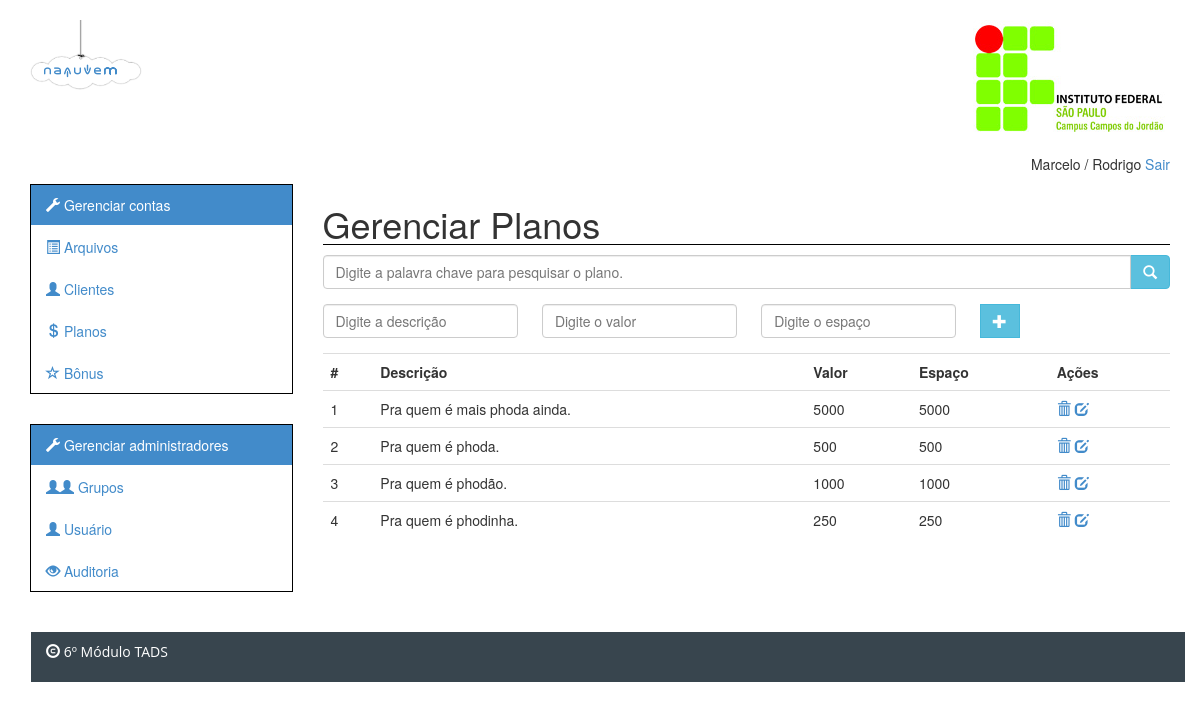
Page /index.php/adm_planos/listar on the earlier database version.
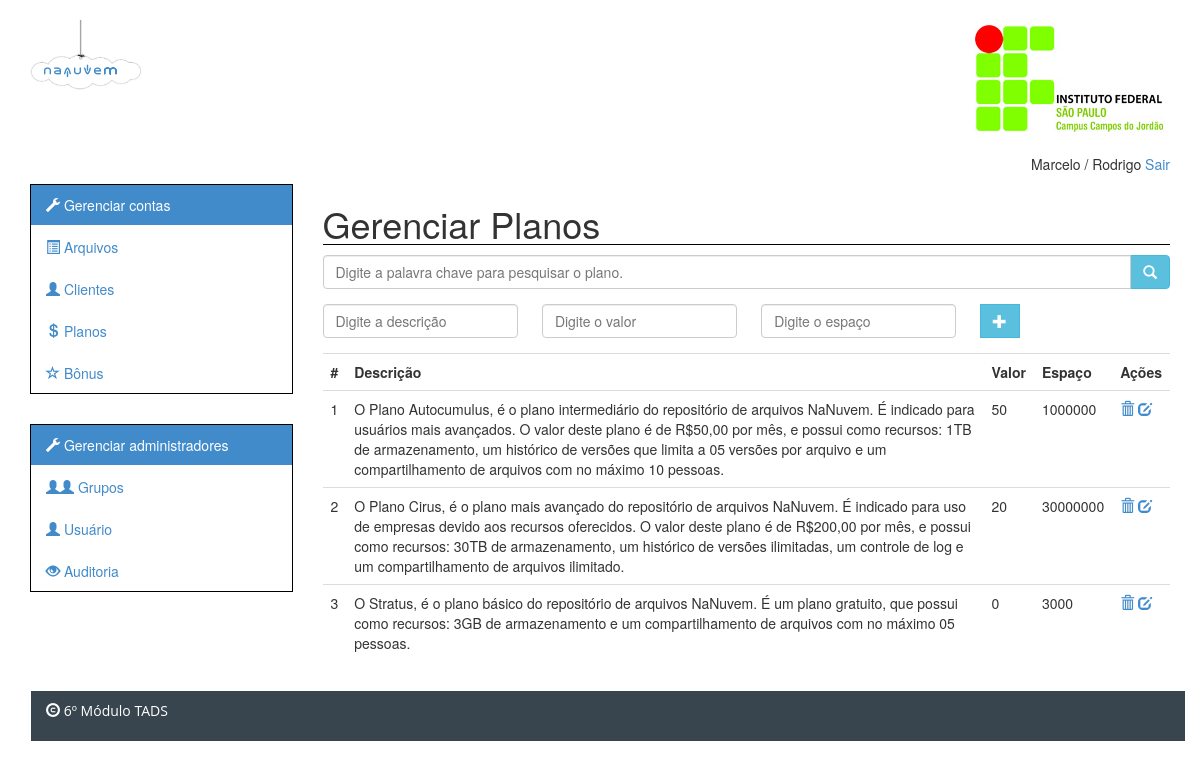
Same page on the later database version.
### tables this page shows
CREATE TABLE `planos` (
  `codigo` int(11) NOT NULL AUTO_INCREMENT,
  `descricao` text NOT NULL,
  `valor` double NOT NULL,
  `espaco` bigint(20) NOT NULL,
  `nome` varchar(45) NOT NULL,
  `imagem` varchar(255) DEFAULT 'null',
  PRIMARY KEY (`codigo`),
  UNIQUE KEY `nome_UNIQUE` (`nome`)
);

### src/application/controllers/adm_planos.php (called while the page is built, shortened)
<?php if ( ! defined('BASEPATH')) exit('No direct script access allowed');
class Adm_Planos extends CI_Controller {
	public function listar($pesquisa = null)
	{
		$this->load->model('PlanosModel', 'planos');
		if(!$pesquisa)
			$planos = $this->planos->get();
		else
			$planos = $this->planos->get_descricao($pesquisa);
		$dados = array(
			'planos' => $planos
		);
		$modulo = array('modulo' => 'adm_planos');
		$this->load->view('adm/layout/header');
		$this->load->view('adm/layout/menu');
		$this->load->view('adm/planos/listar', $dados);
		$this->load->view('adm/layout/footer', $modulo);
	}
}

### src/index.php (called while the page is built, shortened)
<?php
require_once BASEPATH.'core/CodeIgniter.php';

### src/application/models/planosmodel.php (called while the page is built, shortened)
<?php if (!defined('BASEPATH')) exit('No direct script access allowed');
	class PlanosModel extends CI_Model {
		public function get($codigo = NULL)
		{
			$this->db->order_by('descricao');
			if(!$codigo)
			{
				$query = $this->db->get('planos');
				return $query->result();
			}
			else
			{
				$where = array('codigo' => $codigo);
				$query = $this->db->get_where('planos', $where);
				return $query->row();
			}
		}
	}
?>

### src/application/views/adm/planos/listar.php (the view)
<section class = "col-sm-9" id = "content">
	<h1>Gerenciar Planos</h1>
	<form action="#" class="form-horizontal" id = "frm_pesquisa">
	   <div class="input-group">
	      <input type="text" class="form-control focusedInput" name = "pesquisa" id = "pesquisa"
	      placeholder = "Digite a palavra chave para pesquisar o plano.">
	      <span class="input-group-btn">
	        <button class="btn btn-info" type="button" id = "btn_pesquisa"><span id="search" class="glyphicon glyphicon-search"></span></button>
	      </span>
	    </div>
	</form>
	<form action="<?php echo site_url('adm_planos/insere_plano'); ?>" method = "post" class = "form-inline"
	id = "frm_cadastro">
			<div class="row">
				<div class="col-sm-3">
					<input type="text" class = "form-control required col-sm-5" name = "descricao" id = "descricao" placeholder = "Digite a descrição"/>
				</div>
				<div class="col-sm-3">
					<input type="number" class = "form-control required col-sm-5" name = "valor" id = "valor" placeholder = "Digite o valor"/>
				</div>
				<div class="col-sm-3">
					<input type="number" class = "form-control required" name = "espaco" id = "espaco" placeholder = "Digite o espaço"/>
				</div>
				<div class="col-sm-2">
					<span class="input-group-btn">
						<button class="btn btn-info" type = "submit" title = "Inserir novo plano" alt = "Inserir novo plano">
							<span class="glyphicon glyphicon-plus" ></span>
						</button>
					</span>
				</div>
			</div>
	</form>
	<table class="table">
		<tr>
			<th>#</th>
			<th>Descrição</th>
			<th>Valor</th>
			<th>Espaço</th>
			<th>Ações</th>
		</tr>
		<?php
			$cont = 1;
			foreach($planos as $plano)
			{
		?>
				<tr>
						<td><?php echo $cont; ?></td>
						<td><?php echo $plano->descricao; ?></td>
						<td><?php echo $plano->valor; ?></td>
						<td><?php echo $plano->espaco; ?></td>
						<td>
							<a href="#" title="Excluir">
								<span class="glyphicon glyphicon-trash" tag = "<?php echo $plano->codigo; ?>"></span>
							</a>
							<a href="<?php echo site_url('/adm_planos/editar/' . $plano->codigo); ?>" title="Editar">
								<span class="glyphicon glyphicon-edit"></span>
							</a>
						</td>
					</tr>
		<?
				$cont++;
			}
		?>
	</table>
</section>

### src/application/views/adm/layout/header.php (shortened to what this page needs)
<!DOCTYPE html>
<html>
	<head>
	<link rel = "stylesheet" type="text/css" href="<?php echo base_url('css/bootstrap.css'); ?>" />
	<link rel="stylesheet" href="<?php echo base_url('css/estilo_admin.css'); ?>" />
	<link rel="stylesheet" href="<?php echo base_url('js/zebra_dialog-master/public/css/flat/zebra_dialog.css'); ?>" type="text/css">
	</head>
	<body>
		<div class = "container" id = "index">
			<div class="row">
				<header class="top">
					<div class = "col-sm-3 col-xs-12">
						<a href="<?php echo site_url('adm/'); ?>" title="Nanuvem">
							<spam alt="Nanuvem" class="nanuvem-logo"></spam>
						</a>
					</div>
					<div class="col-sm-6 col-xs-12">
					</div>
					<div class="col-sm-3 col-xs-12 right">
						<img src="<?php echo base_url('img/logo-ifspcjo.jpg'); ?>" class = "hidden-xs"
						alt="IFSP-CJO" title = "IFSP-CJO" id = "logo-ifspcjo">
						<p id = "user_active">Marcelo / Rodrigo <a href="#">Sair</a></p>
					</div>
				</header>
			</div>
		</div>

### src/application/views/adm/layout/menu.php
<div class="container">
	<div class = "row">
		<nav class = "col-sm-3">
			<ul class="nav nav-pills nav-stacked menu" >
				<li class = "active"><a href ="#"><span class="glyphicon glyphicon glyphicon-wrench"></span> Gerenciar contas</a></li>
						<li><a href ="#"><span class="glyphicon glyphicon-list-alt"></span> Arquivos</a></li>
						<li><a href="<?php echo site_url('adm_cliente/listar'); ?>"><span class="glyphicon glyphicon-user"></span> Clientes</a></li>
						<li><a href="<?php echo site_url('adm_planos/listar'); ?>"><span class="glyphicon glyphicon-usd"></span> Planos</a></li>
						<li><a href="#"><span class="glyphicon glyphicon-star-empty"></span> Bônus</a></li>
			</ul>
			<ul class="nav nav-pills nav-stacked menu">
				<li class = "active"><a href ="#"><span class="glyphicon glyphicon glyphicon-wrench"></span> Gerenciar administradores</a></li>
						<li><a href ="#"><span class="glyphicon glyphicon-user"></span><span class="glyphicon glyphicon-user"></span> Grupos</a></li>
						<li><a href="#"><span class="glyphicon glyphicon-user"></span> Usuário</a></li>
						<li><a href="#"><span class="glyphicon glyphicon-eye-open"></span> Auditoria</a></li>
					</ul>
		</nav>

### src/application/views/adm/layout/footer.php (shortened to what this page needs)
			</div>
		</div>
		<div class="container">
			<footer class="row footer">
				<div class = "col-sm-12">
					<span class="glyphicon glyphicon-copyright-mark"></span> 6º Módulo TADS
				</div>
			</footer>
		</div>
	</body>
</html>

### src/css/estilo_admin.css (style rules this page uses)
.nanuvem-logo:before { font-family: 'nanuvem'; content: 'naNuvem'; padding-left: 14px; font-style: normal; font-weight: normal; letter-spacing: 3px; margin-right: 0.6em; }
.nanuvem-logo { display: block; width: 130px; border-radius: 5px; padding-top:25px; padding-bottom: 30px; font-size: 7px; text-shadow: 5px 5px 10px #fff; background-image: url("../img/bg-logo.png"); background-repeat: no-repeat; background-size: 86%; background-position: 0px -4px; line-height: 50px; }
.menu { border:1px solid #000; margin-bottom: 30px; }
.right { text-align: right; }
.top { height: 50px; padding-top: 20px; }
.footer { height: 50px; margin-top: 10px; margin-left: 1px; background-color: #38454e; padding-top: 10px; color:#FFF; font-family: 'Open Sans',"Helvetica Neue", Helvetica, Arial, sans-serif; }
h1 { border-bottom: 1px solid black; }
#user_active { padding-top: 20px; }
#frm_cadastro { padding: 15px 0px 15px 0px; }
.nav-pills > li > a { border-radius: 0px; }

Differences in the rows shown:
removed planos: descricao "Pra quem é phodinha.", valor "250", espaco "250"
changed planos: descricao "Pra quem é phodão." → "O Plano Autocumulus, é o plano intermediário do repositório de arquivos NaNuvem. É indicado para usuários mais avançados. O valor deste plano é de R$50,00 por mês, e possui como recursos: 1TB de armazenamento, um histórico de versões que limita a 05 versões por arquivo e um compartilhamento de arquivos com no máximo 10 pessoas."; valor "1000" → "50"; espaco "1000" → "1000000"; moves up the list
changed planos: descricao "Pra quem é mais phoda ainda." → "O Plano Cirus, é o plano mais avançado do repositório de arquivos NaNuvem. É indicado para uso de empresas devido aos recursos oferecidos. O valor deste plano é de R$200,00 por mês, e possui como recursos: 30TB de armazenamento, um histórico de versões ilimitadas, um controle de log e um compartilhamento de arquivos ilimitado."; valor "5000" → "20"; espaco "5000" → "30000000"
changed planos: descricao "Pra quem é phoda." → "O Stratus, é o plano básico do repositório de arquivos NaNuvem. É um plano gratuito, que possui como recursos: 3GB de armazenamento e um compartilhamento de arquivos com no máximo 05 pessoas."; valor "500" → "0"; espaco "500" → "3000"
